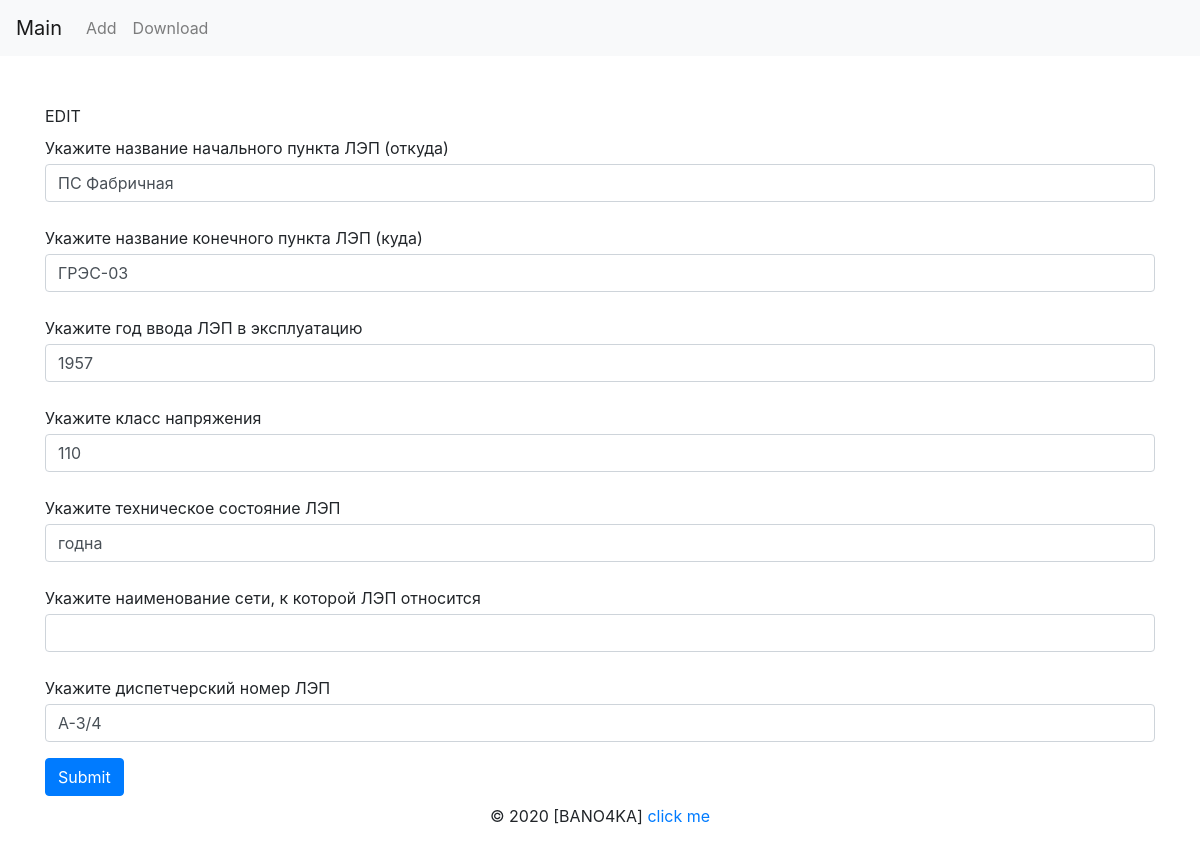
Before: /edit/power_line/2/ with the older database file.
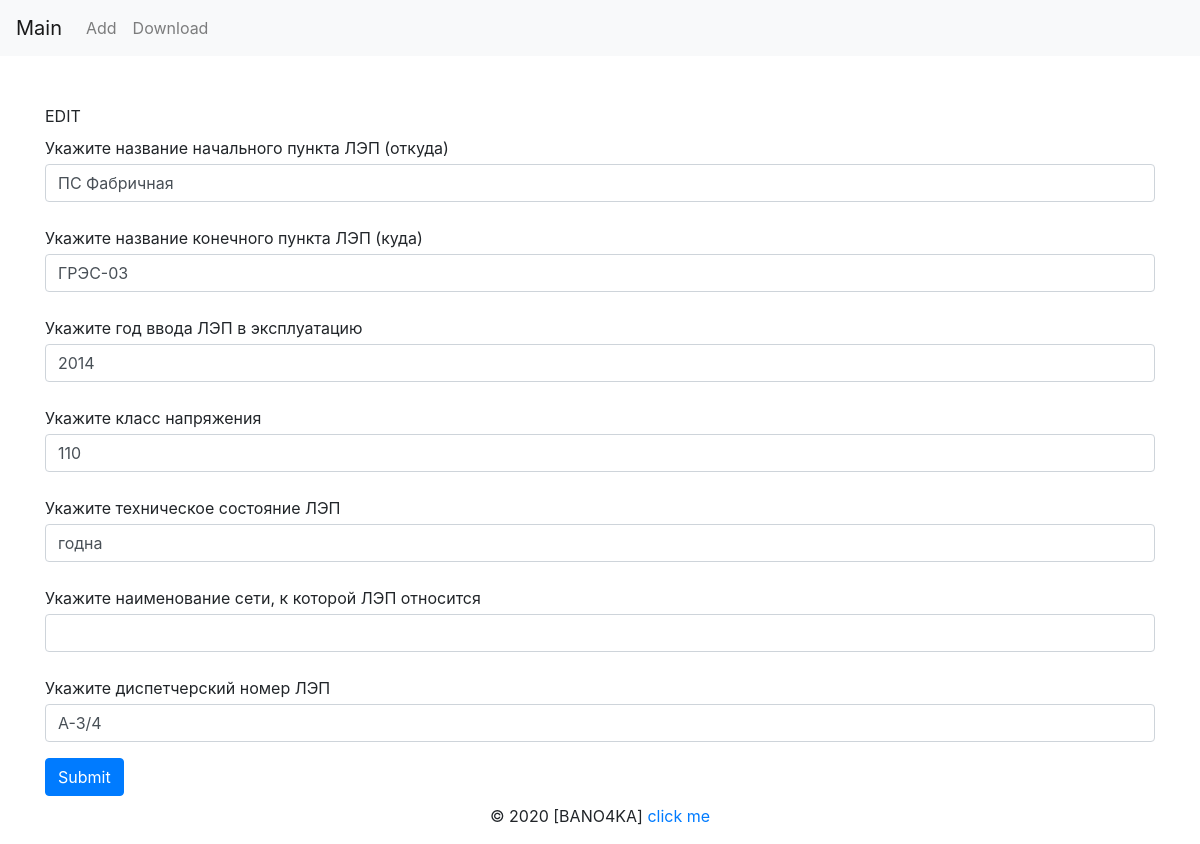
After: the same page with the newer database file.
### models.py (models this page shows)
class Power_line(db.Model):
    __tablename__ = "Power_lines"
    id = db.Column(db.Integer,primary_key=True) #айди записи в таблицы
    start_segment_name = db.Column(db.String(256)) #название стартового сегменат
    end_segment_name = db.Column(db.String(256)) #название конечного сегмента
    year_of_commissioning = db.Column(db.Integer) #год ввода в эксплуатуцию
    voltage_class = db.Column(db.String(256)) #класс напряжения
    technical_condition = db.Column(db.String(256)) #состояние сети (хорошо, удовлетворитель, в зоне риска)
    network_name = db.Column(db.String(256)) #наименование сети
    control_number = db.Column(db.String(256)) #диспетчерский номер ЛЭП
    lines_segments = db.relationship("Line_Segment") #ссылка на сегменты сети

### views.py (the view, shortened to what this page needs)
@app.route("/edit/<obj>/<index>/", methods=['GET', 'POST'])
def edit(obj, index):
    if obj not in goals_names.keys():
        abort(404)
    objM = db.session.query(goals_models[obj]).get_or_404(index)
    form = (goals_forms[obj])(obj=objM)
    return render_template("edit.html", form=form, obj=obj)

### forms.py
class Power_lineForm(FlaskForm):
    start_segment_name = StringField("Укажите название начального пункта ЛЭП (откуда)", [validators.InputRequired("Необходимо указать начальный пункт")])
    end_segment_name = StringField("Укажите название конечного пункта ЛЭП (куда)", [validators.InputRequired("Необходимо указать конечный пункт")])
    year_of_commissioning = IntegerField("Укажите год ввода ЛЭП в эксплуатацию", [validators.InputRequired("Необходимо указать год ввода в эксплуатацию")])
    voltage_class = StringField("Укажите класс напряжения", [validators.InputRequired("Необходимо указать класс напряжения")])
    technical_condition = StringField("Укажите техническое состояние ЛЭП", [validators.InputRequired("Необходимо указать техническое состояние ЛЭП")])
    network_name = StringField("Укажите наименование сети, к которой ЛЭП относится")
    control_number = StringField("Укажите диспетчерский номер ЛЭП", [validators.InputRequired("Необходимо указать диспетчерский номер ЛЭП")])

### templates/edit.html (shortened to what this page needs)
{% extends 'base.html' %}
{% block container %}
EDIT
<form method="POST">
    {% if obj == "power_line" %}
    {{ form.start_segment_name.label(class="mb-1 mt-2") }}
    {{ form.start_segment_name(class="form-control") }}
    {{ form.end_segment_name.label(class="mb-1 mt-2") }}
    {{ form.end_segment_name(class="form-control") }}
    {{ form.year_of_commissioning.label(class="mb-1 mt-2") }}
    {{ form.year_of_commissioning(class="form-control") }}
    {{ form.voltage_class.label(class="mb-1 mt-2") }}
    {{ form.voltage_class(class="form-control") }}
    {{ form.technical_condition.label(class="mb-1 mt-2") }}
    {{ form.technical_condition(class="form-control") }}
    {{ form.network_name.label(class="mb-1 mt-2") }}
    {{ form.network_name(class="form-control") }}
    {{ form.control_number.label(class="mb-1 mt-2") }}
    {{ form.control_number(class="form-control") }}
    {% endif %}
    <button type="submit" class="btn btn-primary">Submit</button>
</form>
{% endblock %}

### templates/base.html (shortened to what this page needs)
<!DOCTYPE html>
<html>
    <head>
        <link rel="stylesheet" href="https://maxcdn.bootstrapcdn.com/bootstrap/4.0.0/css/bootstrap.min.css">
    </head>
    <body>
        <header>
            <nav class="navbar navbar-expand-lg navbar-light bg-light">
                <a class="navbar-brand" href="{{ url_for('index') }}">Main</a>
                <div class="collapse navbar-collapse" id="navbarNav">
                    <ul class="navbar-nav">
                        <li class="nav-item">
                            <a class="nav-link" href="{{ url_for('add')  }}">Add</a>
                        </li>
                        <li class="nav-item">
                            <a class="nav-link" href="{{ url_for('download') }}">Download</a>
                        </li>
                    </ul>
                </div>
            </nav>
        </header>
        <div class="container my-5">
            {% block container %} {% endblock %}
        </div>
        <footer class="page-footer font-small special-color-dark pt-4 fixed-bottom">
            <div class="container">
                <ul class="list-unstyled list-inline text-center">
                    <li class="list-inline-item">
                    </li>
                    <li class="list-inline-item">
                    </li>
                    <li class="list-inline-item">
                    </li>
                    <li class="list-inline-item">
                    </li>
                    <li class="list-inline-item">
                    </li>
                </ul>
            </div>
            <div class="footer-copyright text-center py-3">© 2020 [BANO4KA]
                <a href="https://im0-tub-ru.yandex.net/i?id=b4642d8a67b8c09983887ff513eff7b2&n=13&exp=1">click me</a>
            </div>
        </footer>
    </body>
</html>

Changed rows visible on the page:
changed Power_line "ПС Фабричная": year_of_commissioning "1957" → "2014"
